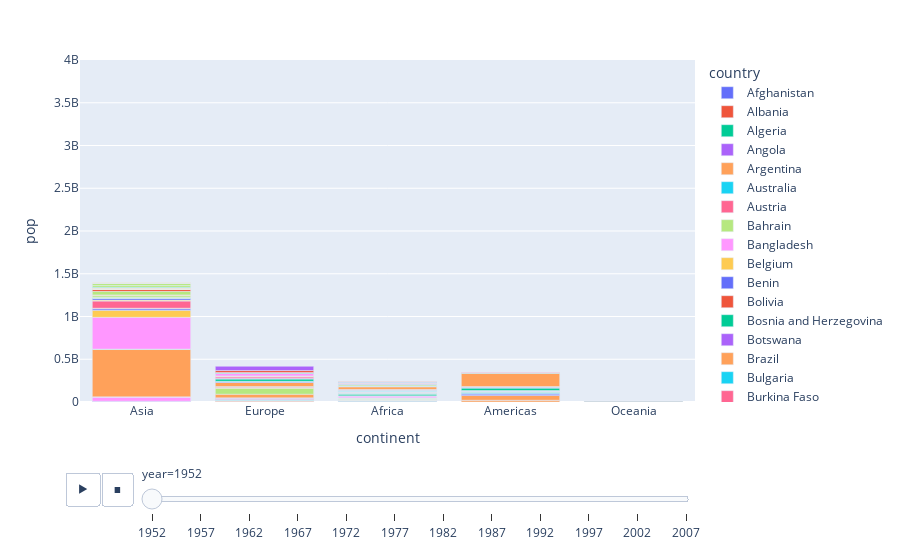

The notebook cell saved with this chart:
### Code cell
temp_df = gap[gap['year'] == 2007]
px.bar(gap,x = 'continent', y = 'pop',color ='country',animation_frame='year', animation_group='country' ,range_y = [0,4000000000])
